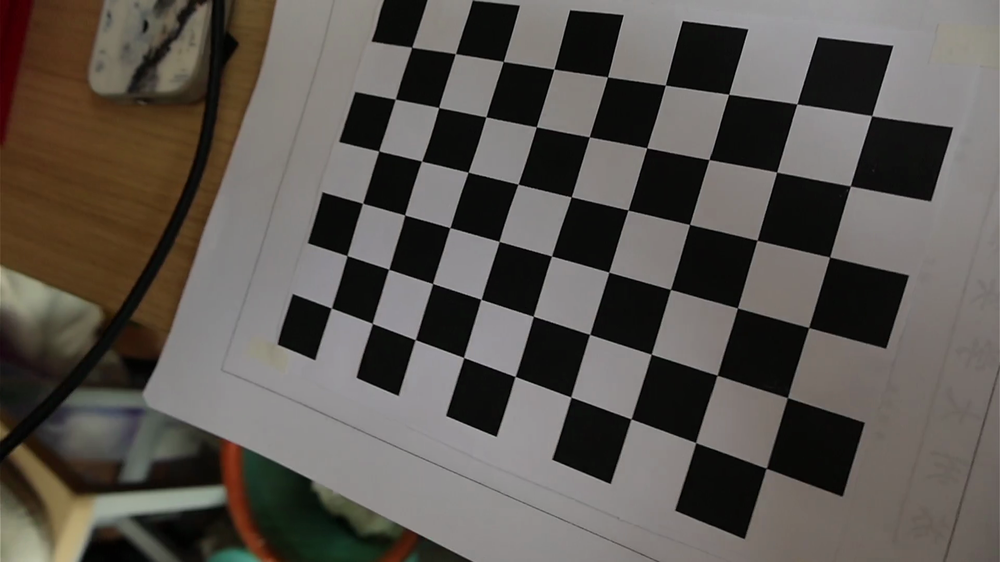
#> input picture FPGA_handoff_20261030/external_reference/B_lens_v2/examples/real_18mm_input.png, 1000 x 562 px, shrunk from 1920 x 1080 before the run
$ python rotate_image.py
#> lines starting #> are read from the running program, lines starting #| are printed output that depends on the picture
#> the answer given: ../FPGA_handoff_20261030/external_reference/B_lens_v2/examples/real_18mm_input.png
#> the answer given: 3
import cv2
import numpy as np
import math

def rotate_image(input_path, angle_deg, output_path):
#> called with angle_deg = 3, output_path = 'rotated_output.jpg'
    img = cv2.imread(input_path)
#> img is the input picture: shape (562, 1000, 3); mean B, G, R 80.2, 85.6, 90.8

    if img is None:
        print("图片读取失败，请检查路径。")
        return

    h, w = img.shape[:2]    #h = img.shape[0]
#> h = 562; w = 1000
                            #w = img.shape[1]
    theta = math.radians(angle_deg)

    cos_t = math.cos(theta)
    sin_t = math.sin(theta)

    cx = (w - 1) / 2.0
#> cx = 499.5
    cy = (h - 1) / 2.0
#> cy = 280.5

    new_w = int(abs(w * cos_t) + abs(h * sin_t))
#> new_w = 1028
    new_h = int(abs(h * cos_t) + abs(w * sin_t))
#> new_h = 613

    new_cx = (new_w - 1) / 2.0
#> new_cx = 513.5
    new_cy = (new_h - 1) / 2.0
#> new_cy = 306

    output = np.zeros((new_h, new_w, 3), dtype=np.uint8)

    for y_out in range(new_h):
        for x_out in range(new_w):

            x = x_out - new_cx
            y = y_out - new_cy

            src_x = x * cos_t + y * sin_t
            src_y = -x * sin_t + y * cos_t

            src_x += cx
            src_y += cy

            src_x_int = int(round(src_x))
            src_y_int = int(round(src_y))

            if 0 <= src_x_int < w and 0 <= src_y_int < h:
                output[y_out, x_out] = img[src_y_int, src_x_int]
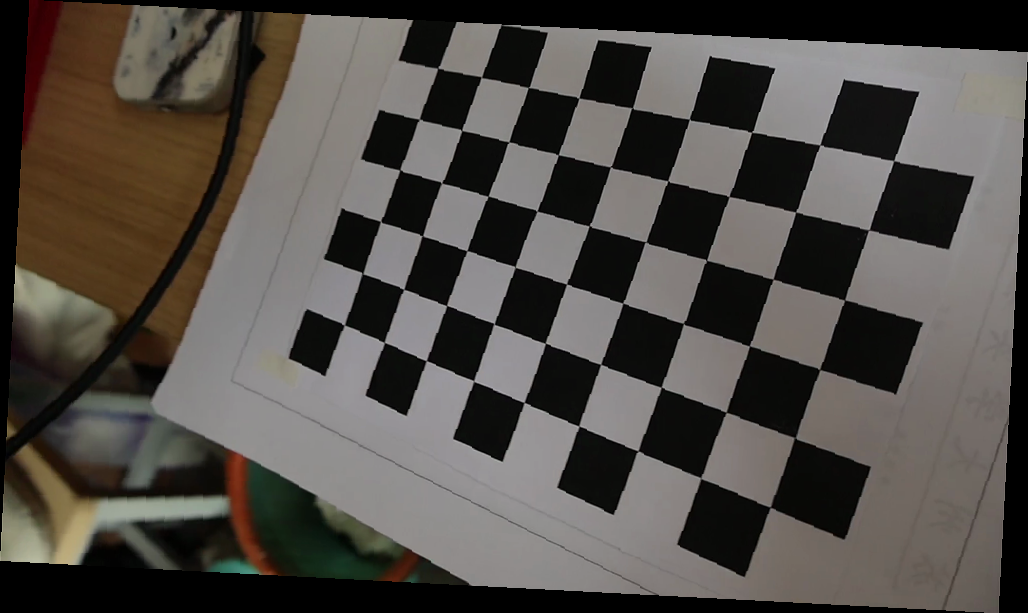
#> output: shape (613, 1028, 3); mean B, G, R 71.5, 76.4, 81

    cv2.imwrite(output_path, output)

    print("处理完成")
    print(f"原图尺寸: {w} x {h}")
#| 原图尺寸: 1000 x 562
    print(f"输出尺寸: {new_w} x {new_h}")
#| 输出尺寸: 1028 x 613
    print(f"旋转角度: {angle_deg}°")
    print(f"输出文件: {output_path}")


if __name__ == "__main__":
    input_path = input("请输入图片路径: ")

    angle = float(input("请输入旋转角度（度）: "))

    output_path = "rotated_output.jpg"

    rotate_image(
        input_path,
        angle,
        output_path
    )

# cd /Users/yishuyu/Documents/FPGA/PythonProject
# python3 rotate_image.py
#7ada6024517da9ad9e11bc706ee12e97.jpg

$ run again, on video_correct_integrated_20261008/A_tasks_20261014/01_basics/images/LED 闪烁功能仿真.png
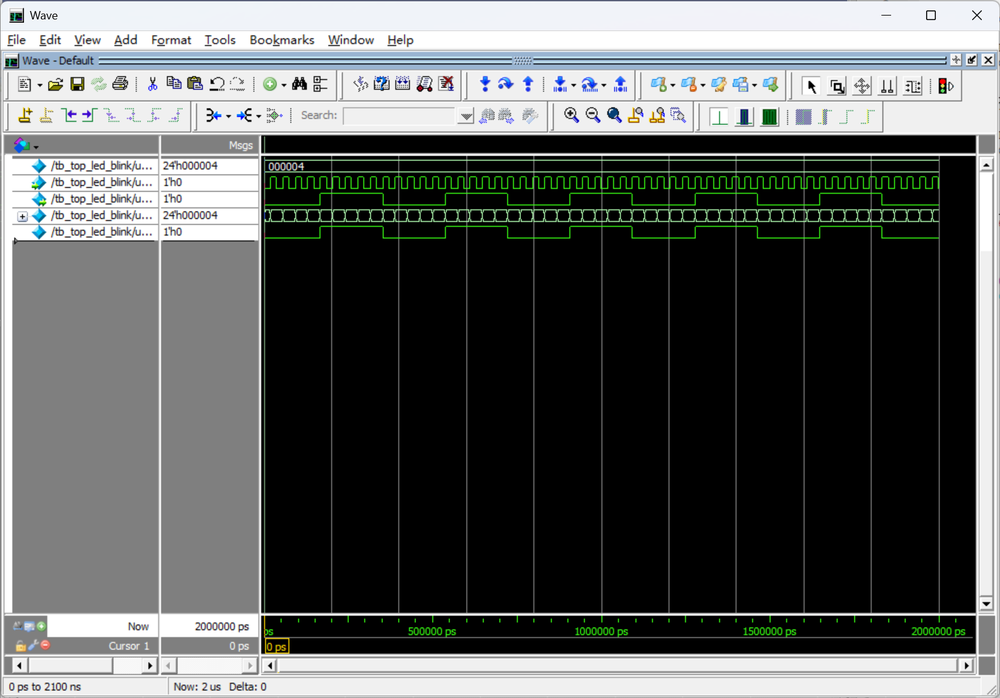
#> input picture video_correct_integrated_20261008/A_tasks_20261014/01_basics/images/LED 闪烁功能仿真.png, 1000 x 698 px, shrunk from 1543 x 1077 before the run
#> in rotate_image, img is the input picture: shape (698, 1000, 3); mean B, G, R 94.6, 95.5, 92.9
#> after the loop in rotate_image, `for y_out in range(new_h):`:
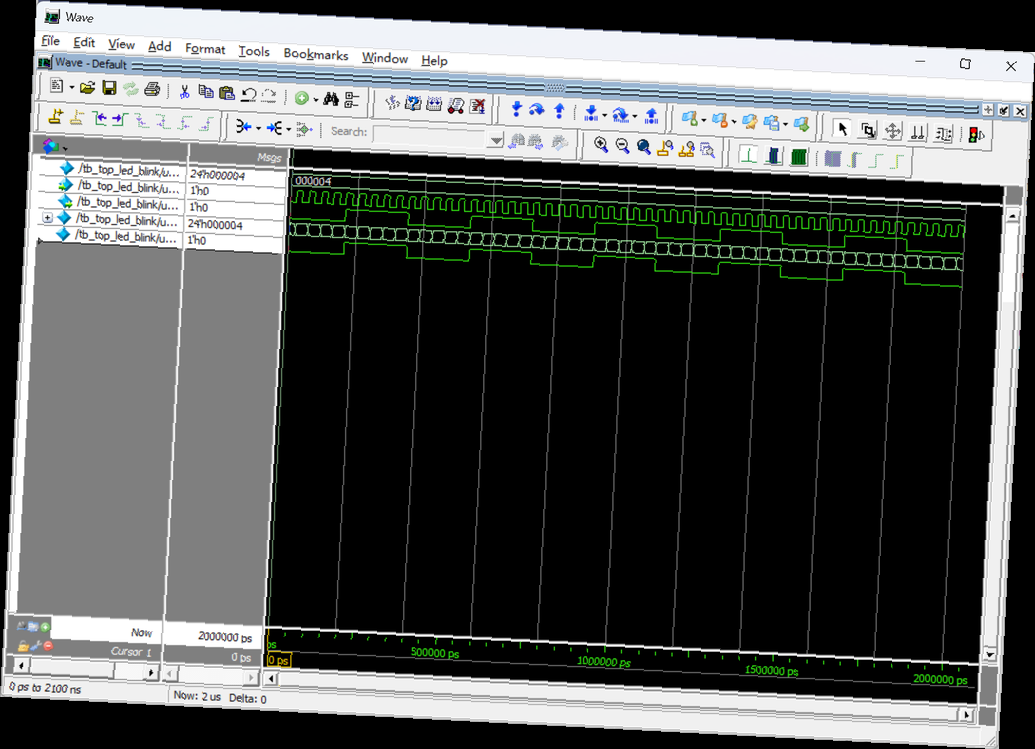
#> output: shape (749, 1035, 3); mean B, G, R 85.2, 86, 83.6
#| 原图尺寸: 1000 x 698
#| 输出尺寸: 1035 x 749
